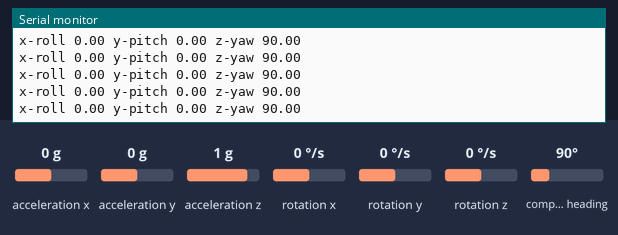
This program was run on a simulated ESP32. Shown: the last lines printed to the serial monitor. The test bench sets the inputs (shaded band); at power-on: acceleration x 0 g, acceleration y 0 g, acceleration z 1 g, compass heading 90°, rotation x 0 °/s, rotation y 0 °/s, rotation z 0 °/s.

Above: at 3.2 s.
3.3 s: acceleration x set to -1.4 g
At 3.61 s:
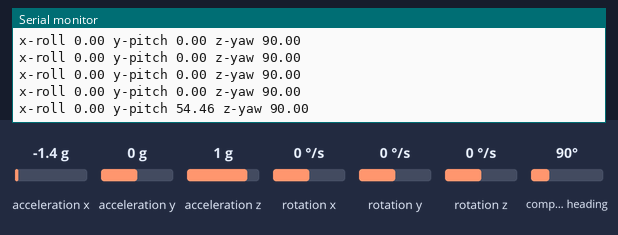
4.8 s: acceleration y set to -1.4 g
At 4.85 s:
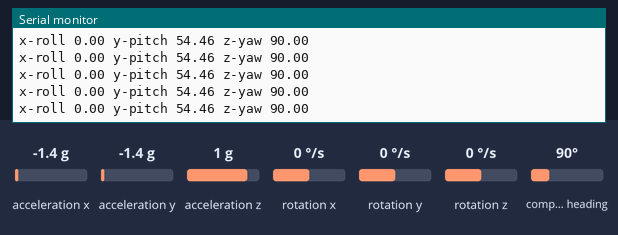
6.3 s: acceleration z set to -1.4 g
At 6.3 s:
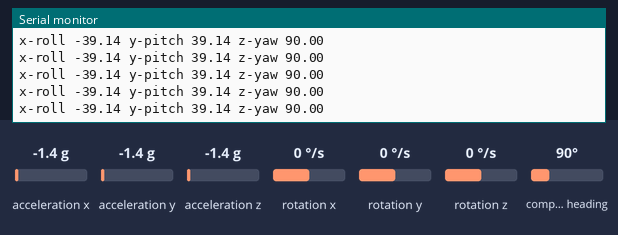
7.8 s: compass heading set to 7°
At 7.96 s:
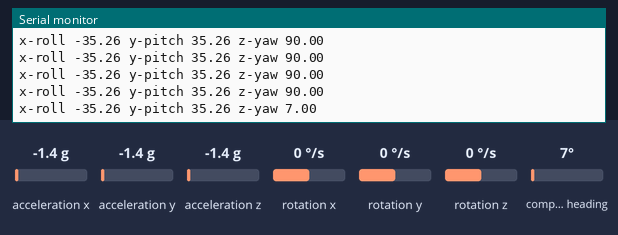
Timing chart, 0 to 10.3 s (numbered marks = the images above; inputs shaded):
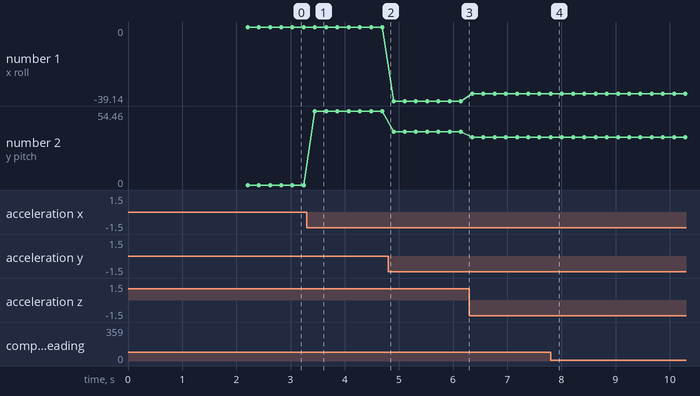

The program:

main.cpp
```cpp
#include <Arduino.h>

#include "MPU9250.h"
#include <Wire.h>

MPU9250 mpu;

void setup()
{
    Serial.begin(9600);

    Wire.begin(17, 2);

    delay(2000);
    mpu.setup(Wire);
}

void loop()
{
    static uint32_t prev_ms = millis();
    if ((millis() - prev_ms) > 200)
    {
        mpu.update();
        // mpu.print();

        // Serial.print("roll  (x-forward (north)) : ");
        Serial.print("x-roll ");
        Serial.print(mpu.getRoll()); Serial.print(" ");

        // Serial.print("pitch (y-right (east))    : ");
        Serial.print("y-pitch ");
        Serial.print(mpu.getPitch()); Serial.print(" ");

        // Serial.print("yaw   (z-down (down))     : ");
        Serial.print("z-yaw ");
        Serial.print(mpu.getYaw()); Serial.print(" ");
        Serial.println(" ");

        prev_ms = millis();
    }
}
```

Measured:
- after the input at 3.3 s, the serial monitor: prints a new line after 0.15 s (image 1)
- after the input at 7.8 s, the serial monitor: prints a new line at once (image 4)
- plotted number 1: 0 → -39.14 after the input at 4.8 s, -39.14 → -35.26 after the input at 6.3 s
- plotted number 2: 0 → 54.46 after the input at 3.3 s, 54.46 → 39.14 after the input at 4.8 s, 39.14 → 35.26 after the input at 6.3 s
